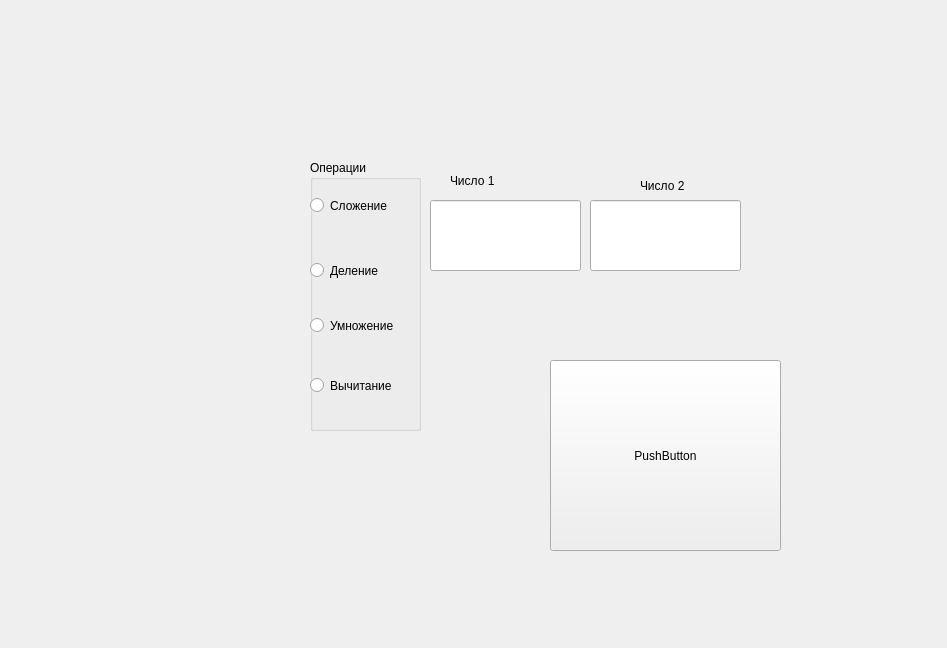
<?xml version="1.0" encoding="UTF-8"?>
<ui version="4.0">
 <class>Widget</class>
 <widget class="QWidget" name="Widget">
  <property name="geometry">
   <rect>
    <x>0</x>
    <y>0</y>
    <width>947</width>
    <height>648</height>
   </rect>
  </property>
  <property name="windowTitle">
   <string>Widget</string>
  </property>
  <widget class="QGroupBox" name="Func">
   <property name="geometry">
    <rect>
     <x>310</x>
     <y>160</y>
     <width>111</width>
     <height>271</height>
    </rect>
   </property>
   <property name="title">
    <string>Операции</string>
   </property>
   <widget class="QRadioButton" name="mul">
    <property name="geometry">
     <rect>
      <x>0</x>
      <y>120</y>
      <width>161</width>
      <height>91</height>
     </rect>
    </property>
    <property name="text">
     <string>Умножение</string>
    </property>
   </widget>
   <widget class="QRadioButton" name="sum">
    <property name="geometry">
     <rect>
      <x>0</x>
      <y>10</y>
      <width>131</width>
      <height>71</height>
     </rect>
    </property>
    <property name="text">
     <string>Сложение</string>
    </property>
   </widget>
   <widget class="QRadioButton" name="div">
    <property name="geometry">
     <rect>
      <x>0</x>
      <y>70</y>
      <width>131</width>
      <height>81</height>
     </rect>
    </property>
    <property name="text">
     <string>Деление</string>
    </property>
   </widget>
   <widget class="QRadioButton" name="sub">
    <property name="geometry">
     <rect>
      <x>0</x>
      <y>190</y>
      <width>101</width>
      <height>71</height>
     </rect>
    </property>
    <property name="text">
     <string>Вычитание</string>
    </property>
   </widget>
  </widget>
  <widget class="QPushButton" name="resbutton">
   <property name="geometry">
    <rect>
     <x>550</x>
     <y>360</y>
     <width>231</width>
     <height>191</height>
    </rect>
   </property>
   <property name="text">
    <string>PushButton</string>
   </property>
  </widget>
  <widget class="QLabel" name="labelOp1">
   <property name="geometry">
    <rect>
     <x>450</x>
     <y>150</y>
     <width>141</width>
     <height>61</height>
    </rect>
   </property>
   <property name="text">
    <string>Число 1</string>
   </property>
  </widget>
  <widget class="QLabel" name="labelOp2">
   <property name="geometry">
    <rect>
     <x>640</x>
     <y>150</y>
     <width>141</width>
     <height>71</height>
    </rect>
   </property>
   <property name="text">
    <string>Число 2</string>
   </property>
  </widget>
  <widget class="QLabel" name="resultLabel">
   <property name="geometry">
    <rect>
     <x>450</x>
     <y>20</y>
     <width>231</width>
     <height>121</height>
    </rect>
   </property>
   <property name="text">
    <string/>
   </property>
  </widget>
  <widget class="QLineEdit" name="operand1">
   <property name="geometry">
    <rect>
     <x>430</x>
     <y>200</y>
     <width>151</width>
     <height>71</height>
    </rect>
   </property>
  </widget>
  <widget class="QLineEdit" name="operand2">
   <property name="geometry">
    <rect>
     <x>590</x>
     <y>200</y>
     <width>151</width>
     <height>71</height>
    </rect>
   </property>
  </widget>
  <widget class="QLabel" name="errorlabel">
   <property name="geometry">
    <rect>
     <x>80</x>
     <y>30</y>
     <width>851</width>
     <height>131</height>
    </rect>
   </property>
   <property name="font">
    <font>
     <pointsize>22</pointsize>
    </font>
   </property>
   <property name="text">
    <string/>
   </property>
  </widget>
 </widget>
 <resources/>
 <connections/>
</ui>
